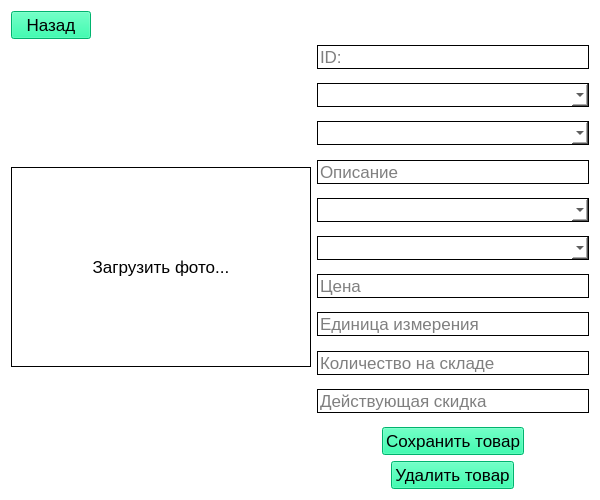
<?xml version="1.0" encoding="UTF-8"?>
<ui version="4.0">
 <class>EditProductWindow</class>
 <widget class="QWidget" name="EditProductWindow">
  <property name="geometry">
   <rect>
    <x>0</x>
    <y>0</y>
    <width>600</width>
    <height>500</height>
   </rect>
  </property>
  <property name="minimumSize">
   <size>
    <width>600</width>
    <height>500</height>
   </size>
  </property>
  <property name="windowTitle">
   <string>Редактирование товара</string>
  </property>
  <property name="styleSheet">
   <string notr="true">QWidget{background-color: #FFFFFF;
font-family: &quot;Times New Roman&quot;;
font-size: 13pt;
color: black}
QLineEdit{
border: 1px solid black;
}
QPushButton{
background-color: #00FA9A
}
QComboBox{
border: 1px solid black;
}</string>
  </property>
  <layout class="QVBoxLayout" name="verticalLayout">
   <item>
    <layout class="QVBoxLayout" name="verticalLayout_3">
     <item alignment="Qt::AlignLeft">
      <widget class="QPushButton" name="go_back_btn">
       <property name="text">
        <string>Назад</string>
       </property>
      </widget>
     </item>
     <item>
      <layout class="QHBoxLayout" name="horizontalLayout">
       <item>
        <widget class="QLabel" name="photo_l">
         <property name="sizePolicy">
          <sizepolicy hsizetype="Fixed" vsizetype="Fixed">
           <horstretch>0</horstretch>
           <verstretch>0</verstretch>
          </sizepolicy>
         </property>
         <property name="minimumSize">
          <size>
           <width>300</width>
           <height>200</height>
          </size>
         </property>
         <property name="maximumSize">
          <size>
           <width>300</width>
           <height>200</height>
          </size>
         </property>
         <property name="styleSheet">
          <string notr="true">border: 1px solid black;</string>
         </property>
         <property name="text">
          <string>Загрузить фото...</string>
         </property>
         <property name="alignment">
          <set>Qt::AlignCenter</set>
         </property>
        </widget>
       </item>
       <item>
        <layout class="QVBoxLayout" name="verticalLayout_2">
         <item>
          <widget class="QLineEdit" name="id_le">
           <property name="enabled">
            <bool>false</bool>
           </property>
           <property name="placeholderText">
            <string>ID:</string>
           </property>
          </widget>
         </item>
         <item>
          <spacer name="verticalSpacer">
           <property name="orientation">
            <enum>Qt::Vertical</enum>
           </property>
           <property name="sizeHint" stdset="0">
            <size>
             <width>20</width>
             <height>40</height>
            </size>
           </property>
          </spacer>
         </item>
         <item>
          <widget class="QComboBox" name="type_cbx"/>
         </item>
         <item>
          <spacer name="verticalSpacer_12">
           <property name="orientation">
            <enum>Qt::Vertical</enum>
           </property>
           <property name="sizeHint" stdset="0">
            <size>
             <width>20</width>
             <height>40</height>
            </size>
           </property>
          </spacer>
         </item>
         <item>
          <widget class="QComboBox" name="category_cbx"/>
         </item>
         <item>
          <spacer name="verticalSpacer_3">
           <property name="orientation">
            <enum>Qt::Vertical</enum>
           </property>
           <property name="sizeHint" stdset="0">
            <size>
             <width>20</width>
             <height>40</height>
            </size>
           </property>
          </spacer>
         </item>
         <item>
          <widget class="QLineEdit" name="description_le">
           <property name="placeholderText">
            <string>Описание</string>
           </property>
          </widget>
         </item>
         <item>
          <spacer name="verticalSpacer_4">
           <property name="orientation">
            <enum>Qt::Vertical</enum>
           </property>
           <property name="sizeHint" stdset="0">
            <size>
             <width>20</width>
             <height>40</height>
            </size>
           </property>
          </spacer>
         </item>
         <item>
          <widget class="QComboBox" name="producer_cbx"/>
         </item>
         <item>
          <spacer name="verticalSpacer_5">
           <property name="orientation">
            <enum>Qt::Vertical</enum>
           </property>
           <property name="sizeHint" stdset="0">
            <size>
             <width>20</width>
             <height>40</height>
            </size>
           </property>
          </spacer>
         </item>
         <item>
          <widget class="QComboBox" name="supplier_cbx"/>
         </item>
         <item>
          <spacer name="verticalSpacer_6">
           <property name="orientation">
            <enum>Qt::Vertical</enum>
           </property>
           <property name="sizeHint" stdset="0">
            <size>
             <width>20</width>
             <height>40</height>
            </size>
           </property>
          </spacer>
         </item>
         <item>
          <widget class="QLineEdit" name="price_le">
           <property name="placeholderText">
            <string>Цена</string>
           </property>
          </widget>
         </item>
         <item>
          <spacer name="verticalSpacer_7">
           <property name="orientation">
            <enum>Qt::Vertical</enum>
           </property>
           <property name="sizeHint" stdset="0">
            <size>
             <width>20</width>
             <height>40</height>
            </size>
           </property>
          </spacer>
         </item>
         <item>
          <widget class="QLineEdit" name="unit_measure_le">
           <property name="placeholderText">
            <string>Единица измерения</string>
           </property>
          </widget>
         </item>
         <item>
          <spacer name="verticalSpacer_8">
           <property name="orientation">
            <enum>Qt::Vertical</enum>
           </property>
           <property name="sizeHint" stdset="0">
            <size>
             <width>20</width>
             <height>40</height>
            </size>
           </property>
          </spacer>
         </item>
         <item>
          <widget class="QLineEdit" name="amount_le">
           <property name="placeholderText">
            <string>Количество на складе</string>
           </property>
          </widget>
         </item>
         <item>
          <spacer name="verticalSpacer_9">
           <property name="orientation">
            <enum>Qt::Vertical</enum>
           </property>
           <property name="sizeHint" stdset="0">
            <size>
             <width>20</width>
             <height>40</height>
            </size>
           </property>
          </spacer>
         </item>
         <item>
          <widget class="QLineEdit" name="discount_le">
           <property name="placeholderText">
            <string>Действующая скидка</string>
           </property>
          </widget>
         </item>
         <item>
          <spacer name="verticalSpacer_10">
           <property name="orientation">
            <enum>Qt::Vertical</enum>
           </property>
           <property name="sizeHint" stdset="0">
            <size>
             <width>20</width>
             <height>40</height>
            </size>
           </property>
          </spacer>
         </item>
         <item alignment="Qt::AlignHCenter">
          <widget class="QPushButton" name="save_product_btn">
           <property name="text">
            <string>Сохранить товар</string>
           </property>
          </widget>
         </item>
         <item alignment="Qt::AlignHCenter">
          <widget class="QPushButton" name="delete_product_btn">
           <property name="text">
            <string>Удалить товар</string>
           </property>
          </widget>
         </item>
        </layout>
       </item>
      </layout>
     </item>
    </layout>
   </item>
  </layout>
 </widget>
 <resources/>
 <connections/>
</ui>
